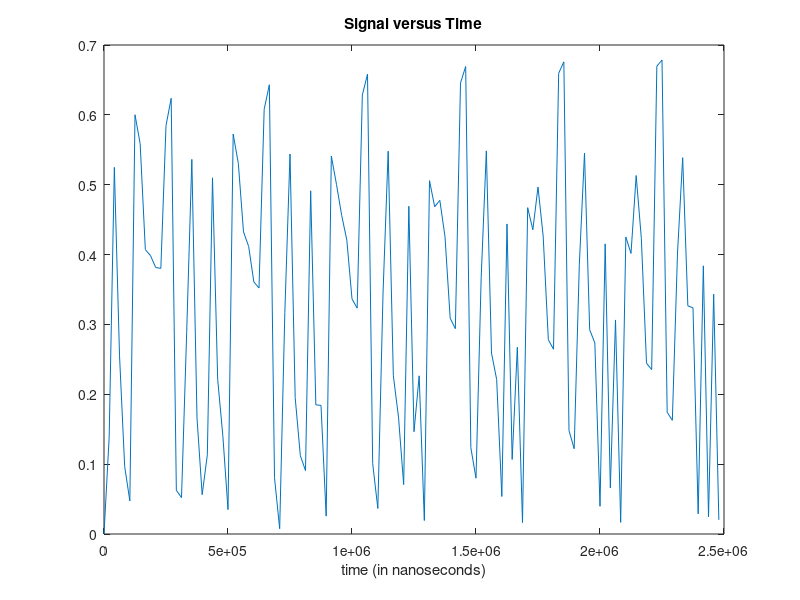
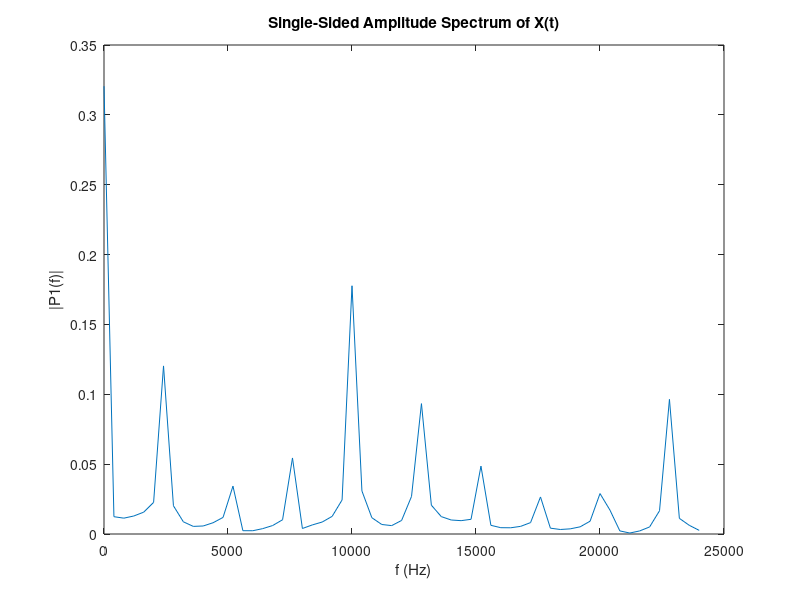

Write the MATLAB code that produced these figures, in order. (Note: this script raises an error after producing the figures.)
clc;
clear all;
close all;

% Generating random analog input signal with harmonics
Fs = 48000;                  
dt = 1/Fs;                   
StopTime = 25e-4;   % Overall 2.5ms input signal           
t = (0:dt:StopTime-dt)';       
L = length(t); 
   
Fc = Fs/2;                     
a = 0.6324;
x = 0.2*sin(2*pi*Fc*t*a)+0.4*sin(2*pi*2*Fc*t*a)+0.3*sin(2*pi*2*(Fc/4)*t*a);
x = abs(x);

% Plot the input signal versus time
figure;
plot(round(t*1e9),x);
xlabel('time (in nanoseconds)');
title('Signal versus Time');

% Plot frequency components of input signal
Y = fft(x);
P2 = abs(Y/L);
P1 = P2(1:L/2+1);
P1(2:end-1) = 2*P1(2:end-1);
f = Fs*(0:(L/2))/L;
figure;
plot(f,P1); 
title('Single-Sided Amplitude Spectrum of X(t)');
xlabel('f (Hz)');
ylabel('|P1(f)|');

% Quantizing analog input in 8 bits to put as filter input
q = 52;
quants_iir = round(x*2^q);
xhat = dec2bin(quants_iir,64) %64-bit Q11.52 for filter input 
t_ns = round(t*1e9);

% Plot filter hardware implementation output vs time
filename_ = 'iir_sim_data_out_46.txt';
delimiterIn_ = ' ';
headerlinesIn_ = 0;
A_ = importdata(filename_,delimiterIn_,headerlinesIn_);
t_sim_ = A_(:,1);
t_sim_ = t_sim_(2:2:end,:);
iir_out = A_(:,2);
% Dequantize the output where the output 64-bit has 38 fraction bits as
% 130-bit Data_out had Q11.52*Q11.52 with (52+52)=104 fraction bits. Now, 
% 64-bit Data_out_r = Data_out[129:66]. So Data_out_r has [104-66]=38 
% fraction bits
iir_out = iir_out(2:2:end,:)./2^38; % Dequantization
figure;
plot(t_sim_,iir_out);
xlabel('time (in nanoseconds)');
title('Signal versus Time');

% Plot frequency components of filter hardware implementation output
L_sim_ = length(t_sim_);
Y_sim_ = fft(iir_out);
P2_sim_ = abs(Y_sim_/L_sim_);
P1_sim_ = P2_sim_(1:L_sim_/2+1);
P1_sim_(2:end-1) = 2*P1_sim_(2:end-1);
f_sim_ = (1/(20832e-9))*(0:(L_sim_/2))/L_sim_;
figure;
plot(f_sim_,(P1_sim_)); 
title('Single-Sided Amplitude Spectrum of X(t)');
xlabel('f (Hz)');
ylabel('|P1(f)|');

% Comparison of analog input and filter hardware implementation output
figure;
plot(t_ns,x);
hold on;
plot(t_sim_,iir_out);
xlabel('time (in nanoseconds)');
title('Signal versus Time');
legend('Analog input','IIR Hardware Output')

figure;
plot(f,P1); 
hold on;
plot(f_sim_,P1_sim_); 
title('Single-Sided Amplitude Spectrum of X(t)');
xlabel('f (Hz)');
ylabel('|P1(f)|');
legend('Analog input','IIR Hardware Output')